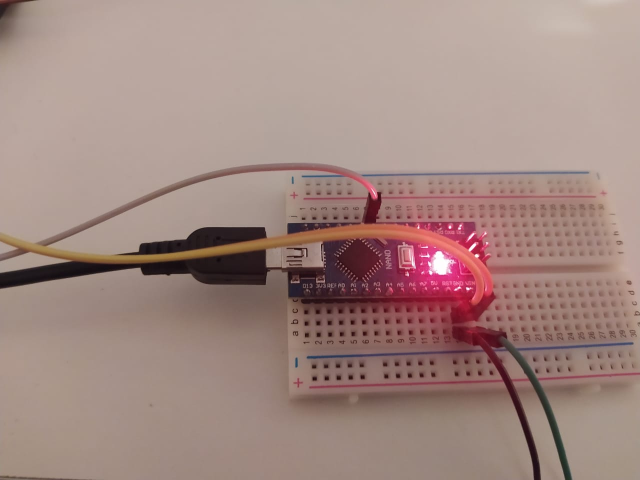
#> input picture image/arduino.jpeg, 1280 x 960 px, given in place of the camera (shown at 1/2 size)
$ python circle.py   (Python 2 division)
#> lines starting #> are read from the running program, lines starting #| are printed output that depends on the picture; after the words box and inside, x2 and y2 are one past the last pixel; in counts of white or black regions, pixels touching at a corner belong together
import numpy as np
import argparse
import cv2
import time
import serial
import sys


arduino = serial.Serial('COM3', 9600)
time.sleep(2)
print("Connection to arduino...")

cap = cv2.VideoCapture(0) # Set Capture Device, in case of a USB Webcam try 1, or give -1 to get a list of available devices

#Set Width and Height
# cap.set(3,1280)
# cap.set(4,720)

# The above step is to set the Resolution of the Video. The default is 640x480.
# This example works with a Resolution of 640x480.


while(True):
	setTempCar1 = "X"
	setTemp1 = str(setTempCar1)
	setTempCar2 = "Y"
	setTemp2 = str(setTempCar2)
	# Capture frame-by-frame
	ret, frame = cap.read()
#> frame is the input picture: shape (960, 1280, 3); mean B, G, R 129.7, 136.2, 161.8

	# load the image, clone it for output, and then convert it to grayscale

	output = frame.copy()
	gray = cv2.cvtColor(frame, cv2.COLOR_BGR2GRAY)
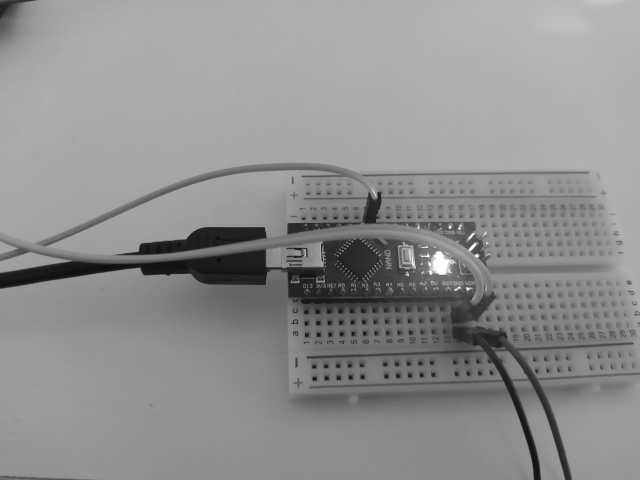
#> gray: shape (960, 1280) (shown at 1/2 size); min 7, max 255, mean 143.1

	# apply GuassianBlur to reduce noise. medianBlur is also added for smoothening, reducing noise.
	gray = cv2.GaussianBlur(gray,(5,5),0);
	gray = cv2.medianBlur(gray,5)

	# Adaptive Guassian Threshold is to detect sharp edges in the Image. For more information Google it.
	gray = cv2.adaptiveThreshold(gray,255,cv2.ADAPTIVE_THRESH_GAUSSIAN_C,\
            cv2.THRESH_BINARY,11,3.5)
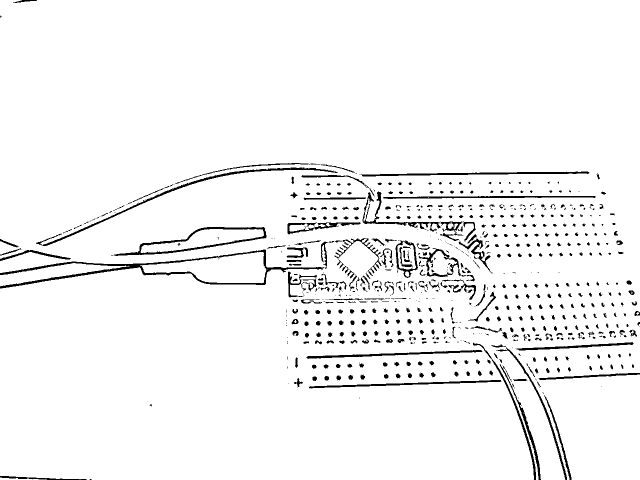
#> gray: shape (960, 1280) (shown at 1/2 size); 95.7% white; 761 black regions (310 under 20 px), largest, box (x1, y1, x2, y2) and area: (0, 498, 649, 577) 4983, (72, 335, 676, 492) 2637, (228, 454, 533, 512) 2382

	kernel = np.ones((2,6,2,7),np.uint8)
	gray = cv2.erode(gray,kernel,iterations = 1)
	# gray = erosion

	gray = cv2.dilate(gray,kernel,iterations = 1)
	# gray = dilation

	# get the size of the final image
	# img_size = gray.shape
	# print img_size

	# detect circles in the image
	circles = cv2.HoughCircles(gray, cv2.HOUGH_GRADIENT, 1, 260, param1=30, param2=65, minRadius=0, maxRadius=0)
#> circles = [[846.5, 617.5, 150.4], [590.5, 916.5, 452.5], [1106.5, 571.5, 186.1], [851.5, 929.5, 273.7], [592.5, 417.5, 92.5]]
	# print circles

	# ensure at least some circles were found
	if circles is not None:
		# convert the (x, y) coordinates and radius of the circles to integers
		circles = np.round(circles[0, :]).astype("int")
#> circles = [[846, 618, 150], [590, 916, 452], [1106, 572, 186], [852, 930, 274], [592, 418, 92]]

		# loop over the (x, y) coordinates and radius of the circles
		for (x, y, r) in circles:
			# draw the circle in the output image, then draw a rectangle in the image
			# corresponding to the center of the circle
			cv2.circle(output, (x, y), r, (0, 255, 0), 4)
			cv2.rectangle(output, (x - 5, y - 5), (x + 5, y + 5), (0, 128, 255), -1)
			#time.sleep(1)
			print "Column Number: "
			print x
			print "Row Number: "
			print y
			print "Radius is: "
			print r
			if 50 <= r <=60:
				print "Entro"
#> this loop made 5 passes
#> (printed output is left out)
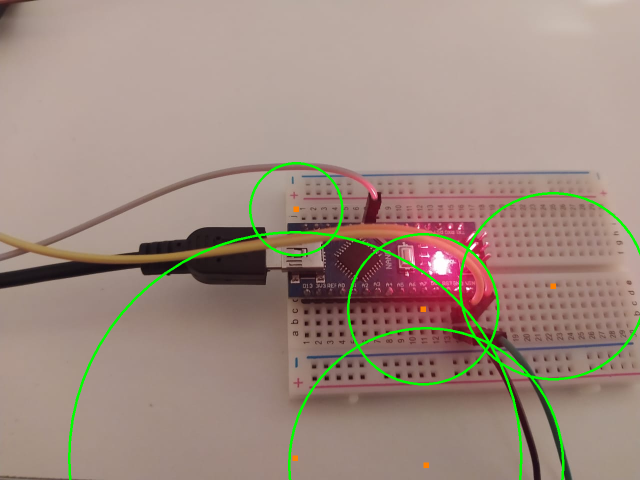
#> output: shape (960, 1280, 3) (shown at 1/2 size); 2.02% of pixels changed, all inside (x1, y1, x2, y2) = (136, 324, 1280, 960)
		#Print letter
		arduino.write(setTemp1)
		# Display the resulting frame
		#cv2.imshow('gray',gray)
    	cv2.imshow('frame',output)


	if circles is None:
		print "Number"
		arduino.write(setTemp2)

 	if cv2.waitKey(1) & 0xFF == ord('q'):
#> (key q is pressed here)
		break

# When everything done, release the capture
cap.release()
cv2.destroyAllWindows()

$ run again, on image/servo.jpeg
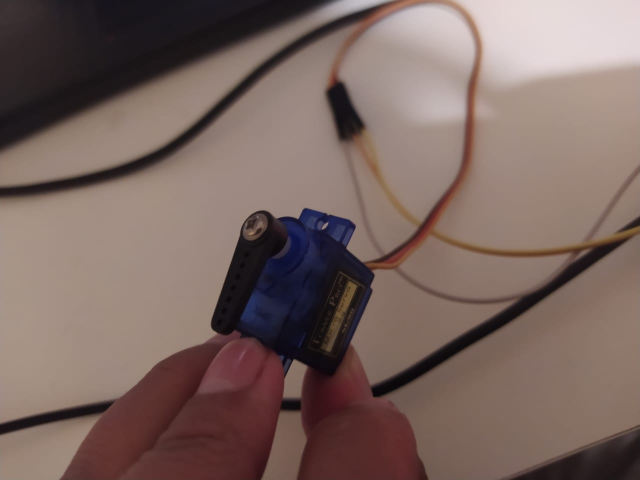
#> input picture image/servo.jpeg, 1280 x 960 px, given in place of the camera (shown at 1/2 size)
#> frame is the input picture: shape (960, 1280, 3); mean B, G, R 96.4, 102.3, 122.3
#> `gray = cv2.cvtColor(frame, cv2.COLOR_BGR2GRAY)`:
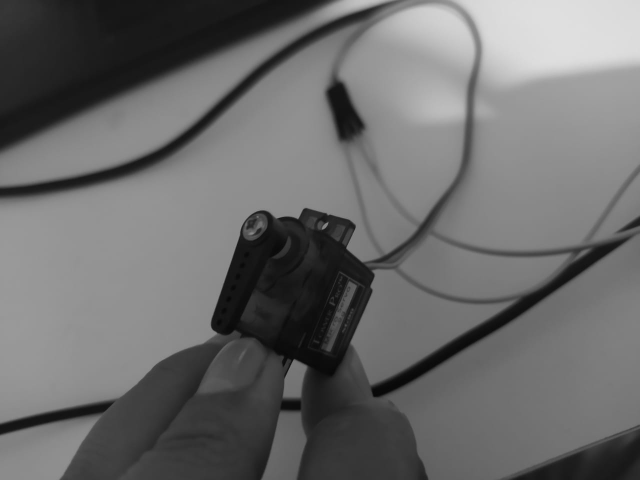
#> gray: shape (960, 1280) (shown at 1/2 size); min 2, max 223, mean 107.6
#> `gray = cv2.adaptiveThreshold(gray,255,cv2.ADAPTIVE_THRESH_GAUSSIAN_C,\..`:
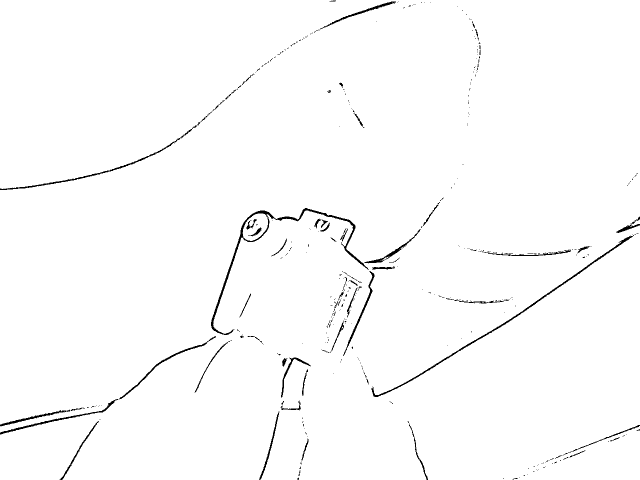
#> gray: shape (960, 1280) (shown at 1/2 size); 98.6% white; 405 black regions (341 under 20 px), largest, box (x1, y1, x2, y2) and area: (422, 416, 737, 670) 2794, (742, 470, 1268, 794) 2071, (0, 250, 394, 380) 1201
#> circles = None
